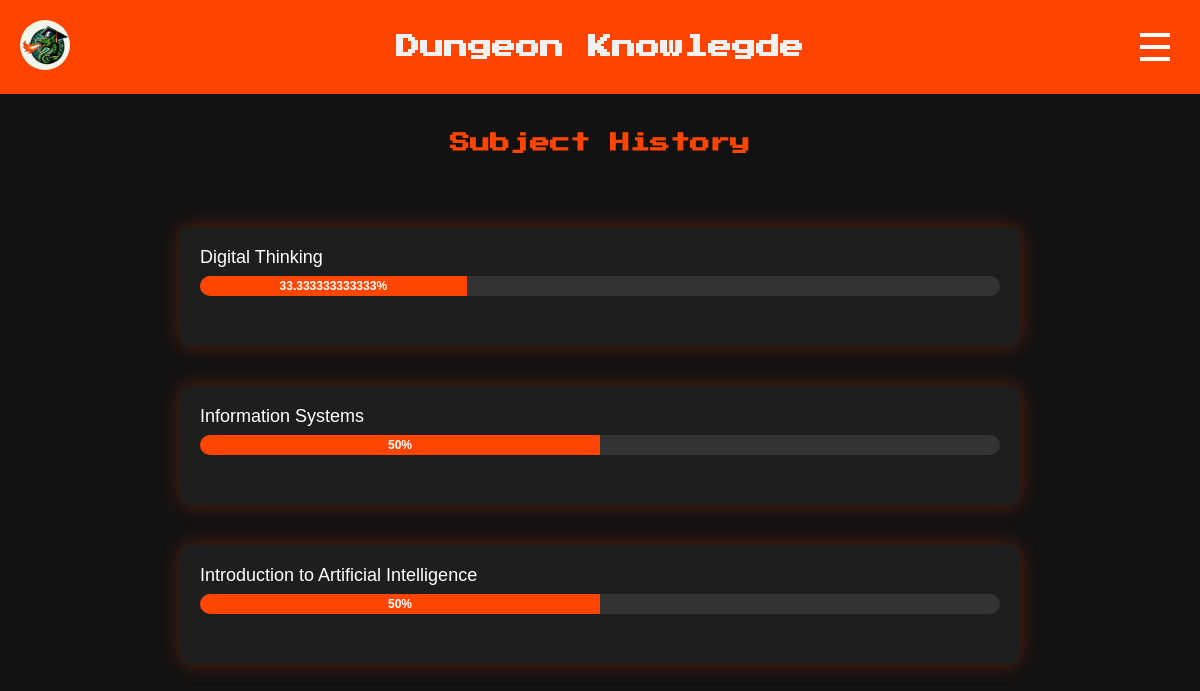
/project_source_code/history.php (signed in), run on the app's committed database.
### tables this page shows
CREATE TABLE `subjects` (
  `id` int(11) NOT NULL,
  `subject_name` text NOT NULL,
  `description` text DEFAULT NULL
);

### project_source_code/history.php (the view, shortened to what this page needs)
<?php
include('user.php');
$userID=$_SESSION["userID"];
$sql_query="SELECT DISTINCT(subject_id) FROM quizzes WHERE id IN (SELECT DISTINCT(quiz_id) FROM results WHERE user_id='$userID')";
$result_subjectID=mysqli_query($conn,$sql_query);
?>
<!DOCTYPE html>
<html lang="en">
<head>
  <link rel="stylesheet" href="css/search-history.css">
</head>
<body>
  <nav class="navbar">
     <a href="user_home.php"><img src="media/logo.jpg" alt="Logo" aria-label="Website Logo"></a>
    <h1>Dungeon Knowlegde</h1>
    <div style="display: flex; align-items: center; gap: 10px;">
      <div class="menu-toggle" id="menuToggle" aria-label="Toggle Menu">
        <div class="bar"></div>
        <div class="bar"></div>
        <div class="bar"></div>
      </div>
    </div>
  </nav>
  <header>
    <h1>Subject History</h1>
  </header>
  <?php
  if(mysqli_num_rows($result_subjectID) > 0){
    while($row_subjectID=mysqli_fetch_assoc($result_subjectID)){
      $subjectID = $row_subjectID['subject_id'];
      $sql_query = "SELECT * FROM subjects WHERE id='$subjectID'";
      $result_subject = mysqli_query($conn,$sql_query);
      while($row_subject=mysqli_fetch_assoc($result_subject)){
        $subject_name = $row_subject['subject_name'];
        $sql_query ="SELECT COUNT(*) AS total FROM quizzes WHERE subject_id='$subjectID'";
        $result_total = mysqli_query($conn,$sql_query);
        $row_total = mysqli_fetch_assoc($result_total);
        $total_quiz = (int)$row_total['total'];
        $sql_check = "SELECT COUNT(DISTINCT quiz_id) AS total FROM results WHERE user_id = $userID AND quiz_id IN ( SELECT id FROM quizzes WHERE subject_id = '$subjectID' )";
        $result_completed = mysqli_query($conn,$sql_check);
        $row_completed = mysqli_fetch_assoc($result_completed);
        $total_completed =(int)$row_completed['total'];
        $percentage = ($total_completed/$total_quiz) * 100;
        echo"
        <div class='history-container' data-subject='$subjectID'>
          <div class='subject'>
            <div class='subject-title'>$subject_name</div>
            <div class='progress-bar'>
              <div class='progress-fill' style='width: $percentage%;'>$percentage%</div>
            </div>
        </div></div>";
      }
    }
  }else{
    echo"<h2>No history of subjects </h2>";
  }
  ?>
</body>
</html>

### project_source_code/css/search-history.css (style rules this page uses)
body { margin: 0; padding: 0; padding-top: 100px; font-family: Arial, sans-serif; background-color: #121212; color: #f1f1f1; }
.navbar { display: flex; justify-content: space-between; align-items: center; padding: 15px 20px; position: fixed; top: 0; left: 0; right: 0; background: rgb(255, 68, 0); z-index: 10; }
.navbar img { border-radius: 50%; width: 50px; height: 50px; object-fit: cover; }
.menu-toggle { display: flex; flex-direction: column; cursor: pointer; border-radius: 5px; padding: 10px; }
.bar { width: 30px; height: 4px; background: white; margin: 4px 0; transition: 0.3s; }
header { padding: 20px; text-align: center; }
header h1 { font-family: 'Press Start 2P', cursive; font-size: 20px; color: orangered; }
h1 { font-family: 'Press Start 2P', cursive; }
.quiz-card, .history-container { max-width: 800px; margin: 40px auto; padding: 20px; background-color: #1e1e1e; border-radius: 10px; box-shadow: 0 0 20px rgba(255, 69, 0, 0.3); }
.subject { margin-bottom: 30px; }
.subject-title { font-size: 18px; margin-bottom: 8px; color: white; }
.progress-bar { background-color: #333; border-radius: 20px; overflow: hidden; height: 20px; }
.progress-fill { height: 100%; width: 0%; background-color: orangered; transition: width 0.5s ease-in-out; display: flex; align-items: center; justify-content: center; color: white; font-size: 12px; font-weight: bold; }

### data on the page
subjects: subject_name "Digital Thinking", percentage "33.333333333333"
subjects: subject_name "Information Systems", percentage "50"
subjects: subject_name "Introduction to Artificial Intelligence", percentage "50"
